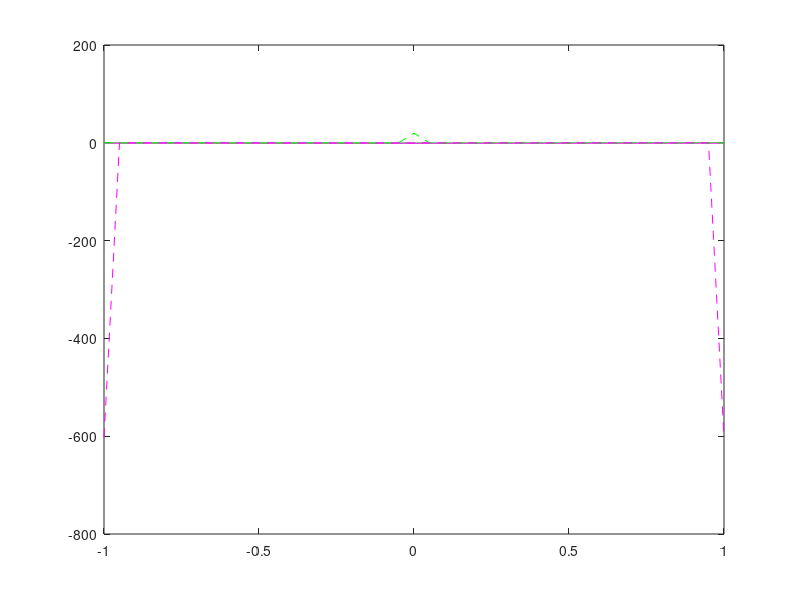

Write the MATLAB code that produced this figure.
%Example of Jacobi iterations to solve the 1D Helmholtz equation on infinite
%   domain by setting the boundary values equal to the 
%
h = 0.05;
x = [-1:h:1];
nSamp = length(x);
fOld = zeros(nSamp,1);
fNew = fOld;
ksq_real = 0.2;
ksq_imag = 0.2;
ksq = ksq_real * ones(nSamp,1) + j * ksq_imag * ones(nSamp, 1);
ctr = round(nSamp/2)
s = fOld;
s(ctr) = 1;
dt = 0.45* h^2
r = dt / h^2;

%%
%%  Green's function solution
%%
k = sqrt(ksq_real + j * ksq_imag);
greens = -j / (2*k) * exp(j*k * abs(x));
left_bnd = -j / ( 2*k) * exp(j* k *abs(min(x) - h))
right_bnd = -j / (2* k) * exp(j* k *abs(max(x) + h))

%nIter = 100000
%maxError = 1E-6;
%for jIter = 1:nIter
%    fNew = r * [fOld(2:nSamp); right_bnd] + r * [left_bnd; fOld(1:nSamp-1)] + ...
%        (1 - 2 * r + dt * ksq) .* fOld - dt * s;
%    paerr = max(abs((fNew - fOld) ./ dt));
%    if paerr < maxError;
%        break;
%    end
%    fOld = fNew;

%end
%err
%jIter
clf
%plot(x, real(fNew))
expr = 1/h^2 * ([greens(2:end)'; right_bnd] + [left_bnd; greens(1:end-1)'] - 2 *greens') + ksq .* greens';
plot(x, real(greens), 'g')
hold on
plot(x, imag(greens), 'm')
plot(x,real(expr), 'g--')
plot(x,imag(expr), 'm--')

%plot(x, imag(fNew), 'r')
